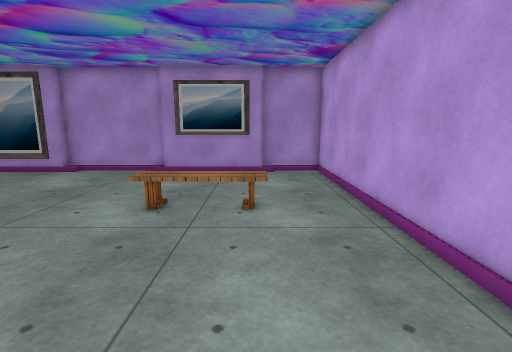
View 1 (above)

12 first-person views from a walk through a 3-D level made in the Unity game engine. The camera is 1.3 m above the floor, tilts 10° down and sees 85° across. The floor is counted in squares, 0.5 m on a side. Each view is taken from the middle of a square. On the plan, view 1 faces up. The plan holds only what a view shows up to about 19 squares ahead; the rest is blank. The place goes on beyond the plan. The player is left out. Some surface patterns are stand-ins.

View 2
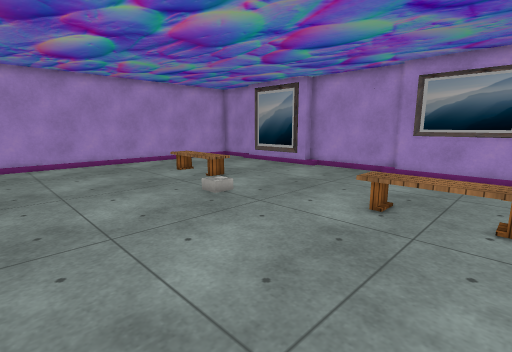

View 3
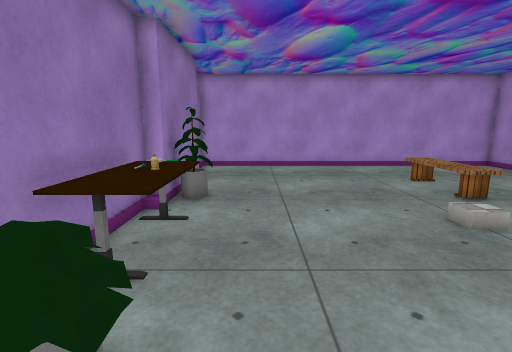

View 4
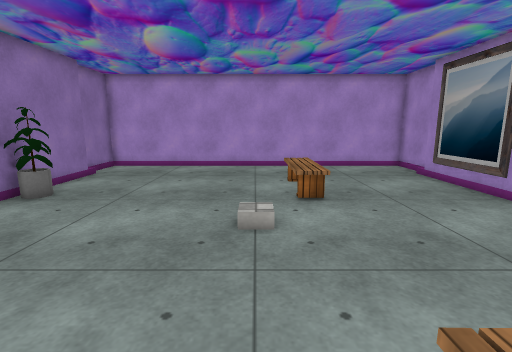

View 5
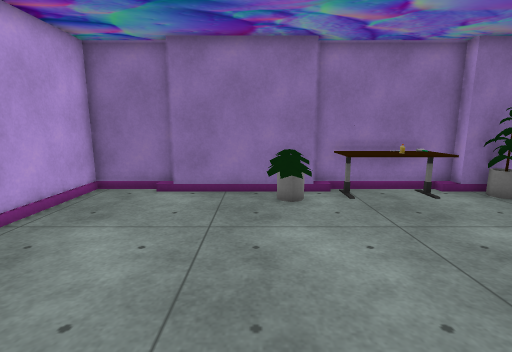

View 6
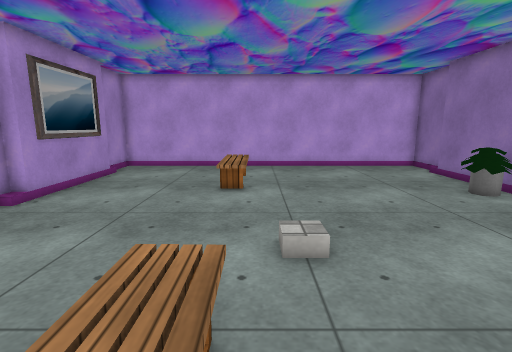

View 7
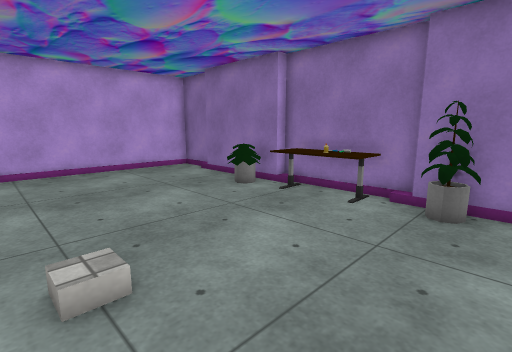

View 8
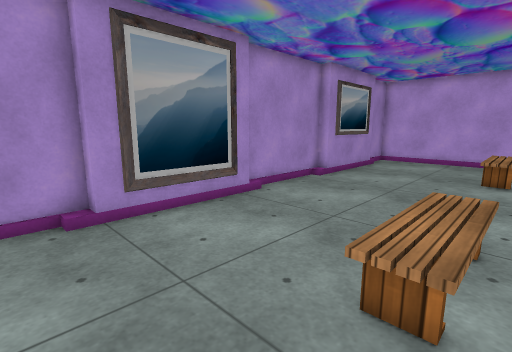

View 9
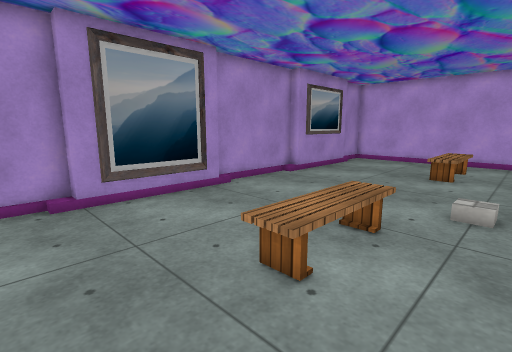

View 10
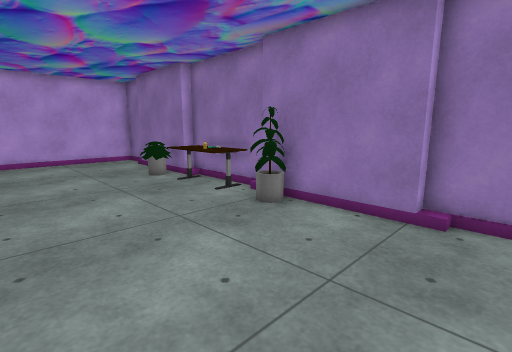

View 11
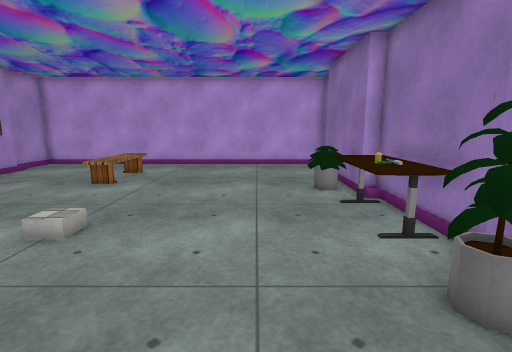

View 12
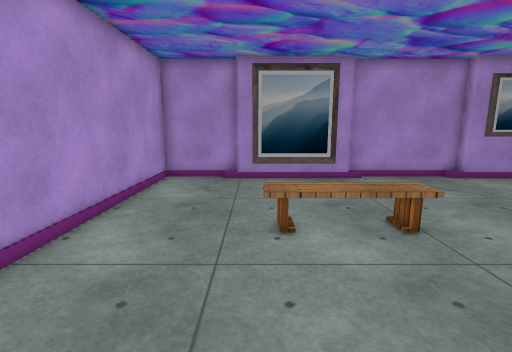

### Floor plan
Points are (right, up) in squares from view 1. A wall is a line through its corners. A room is listed if a view was taken in it or the views show most of it. See-through windows are left out.
Room 1 (views 1, 2, 3, 4, 5, 6, 7, 8, 9, 10, 11, 12)
walls: (-4.4, 16.1) (-5.3, 16.1) (-5.3, 16.7) (-11.3, 16.7) (-11.3, 16.1) (-16.9, 16.1) (-16.9, 16.7) (-20.8, 16.7) (-20.8, -2.7) (-16.9, -2.7) (-16.9, -2.1) (-11.3, -2.1) (-11.3, -2.7) (-5.3, -2.7) (-5.3, -2.1) (0.4, -2.1); (0.4, 16.1) (-0.6, 16.1); (0.5, -2.7) (3.8, -2.7) (3.8, 16.7) (0.4, 16.7)
objects: other object (-13, -1) to (-12, -1); other object (-10, -2) to (-9, -1); other object (-9, -1); other object (-8, -2); other object (-8, -1); other object (-7, -2) to (-6, -1); other object (-5, -1)

Where each view was taken, in squares from view 1:
view 1: 0 up, 0 right, facing up
view 2: 0 up, 0 right, facing up-left
view 3: 1 up, 2 left, facing left
view 4: 7 up, 2 left, facing left
view 5: 9 up, 3 left, facing down
view 6: 8 up, 15 left, facing right
view 7: 8 up, 14 left, facing down-right
view 8: 8 up, 19 left, facing up-right
view 9: 6 up, 19 left, facing up-right
view 10: 6 up, 19 left, facing down-right
view 11: 2 up, 16 left, facing right
view 12: 2 up, 16 left, facing up
